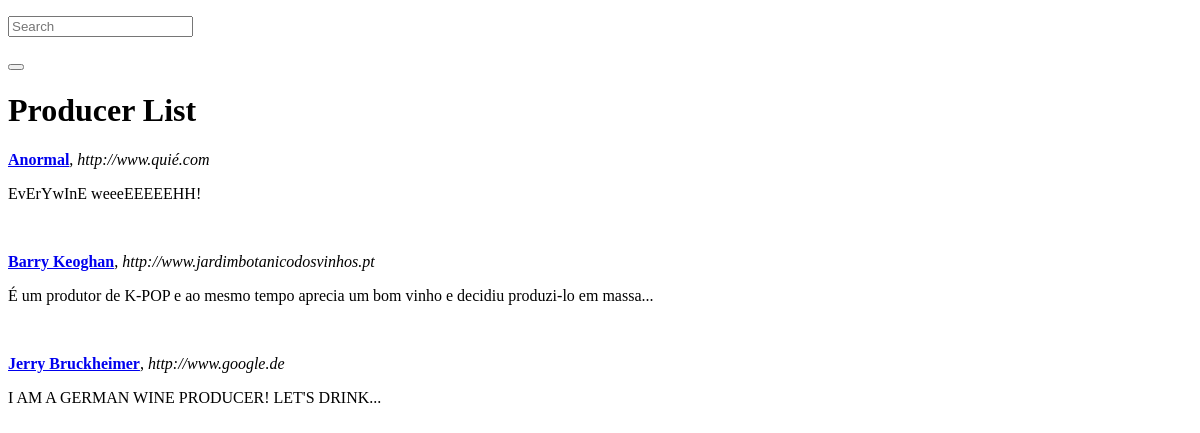
Page /producer/ on the earlier database version.
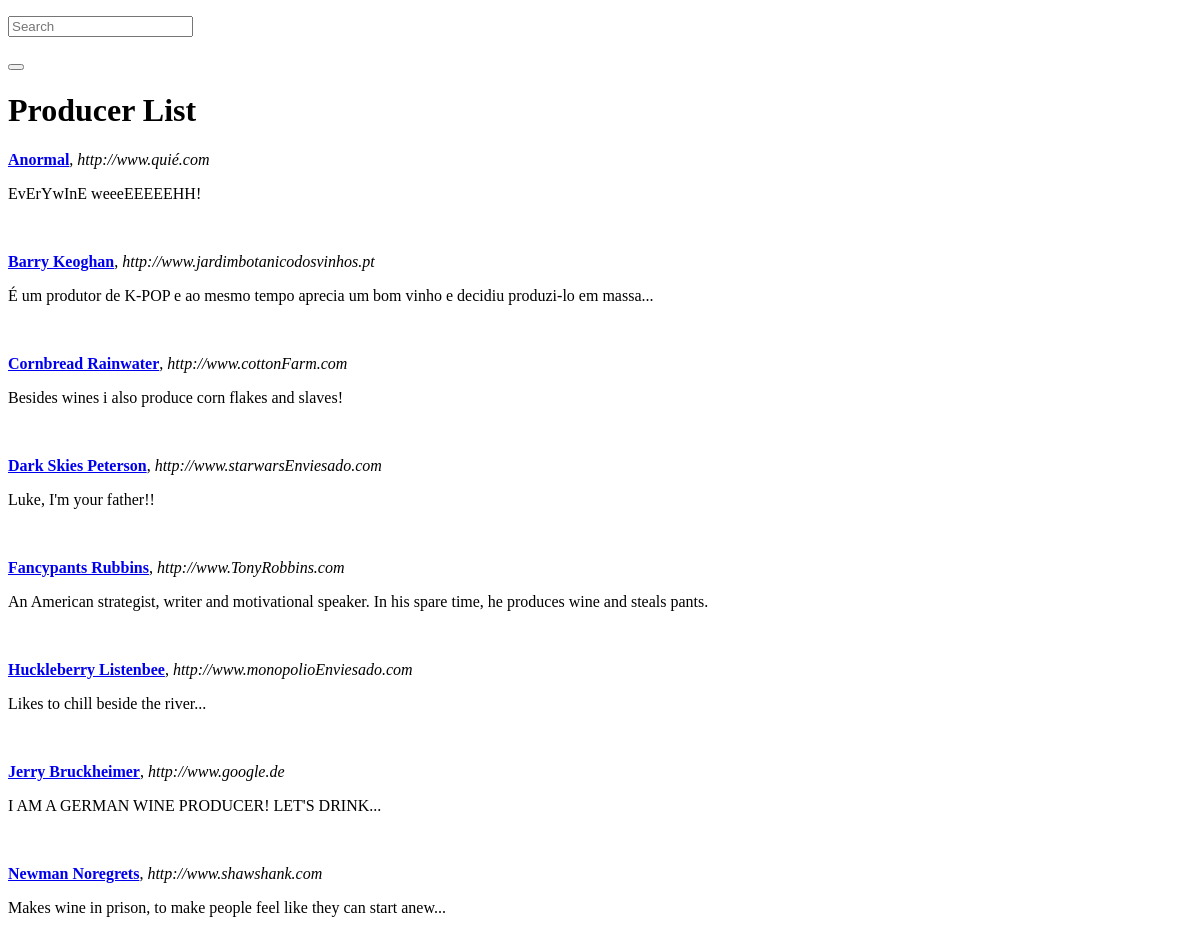
Same page on the later database version.
### producer/models.py (models this page shows, shortened)
class Producer(models.Model):
    name = models.CharField(max_length=100)
    description = models.TextField(blank=True)
    address = models.CharField(max_length=255)
    website = models.URLField(max_length=200,
                              unique=True, blank=True)
    def get_absolute_url(self):
        return "/producer/detail/%i/" % self.id
    class Meta:
        ordering = ("name",)

### producer/views.py (the view)
# urls.py: path('', ProducerList.as_view(), name='producer_list'),
class ProducerList(ListView):
    model = Producer
    template_name = 'producer/list.html'
    context_object_name = 'producers'

### wine/forms.py
class SearchForm(forms.Form):
    query = forms.CharField(max_length=200, label="",
                            widget=forms.TextInput(attrs={'placeholder': 'Search'}))

### wine/context_processor.py (called while the page is built)
def search_form(request):
    return {"search_form": SearchForm()}

### producer/templates/producer/list.html
{% extends "base.html" %}
{% block content %}
<h1>Producer List</h1>
{% for producer in producers %}
    <p><b><a href="{{ producer.get_absolute_url }}" >{{ producer.name }}</a></b>, <i>{{ producer.website }}</i></p>
    <p>{{ producer.description }}</p>
    <br />
{% empty %}
    <p>
        There are no producers in the DB yet.
    </p>
{% endfor %}
{% endblock %}

### templates/base.html (shortened to what this page needs)
{% load static %}
<!DOCTYPE html>
<html lang="en">
<head>
</head>
<body>
<form class="search_box" method="GET" action="{% url 'wine:search' %}" accept-charset="UTF-8">
    {{search_form.as_p}}
    <button type="submit" value="Submit"></button>
</form>
{% block content %}
{% endblock %}
</body>
</html>

Differences in the rows shown:
added Producer: name "Cornbread Rainwater", website "http://www.cottonFarm.com", description "Besides wines i also produce corn flakes and slaves!"
added Producer: name "Dark Skies Peterson", website "http://www.starwarsEnviesado.com", description "Luke, I'm your father!!"
added Producer: name "Fancypants Rubbins", website "http://www.TonyRobbins.com", description "An American strategist, writer and motivational speaker. In his spare time, he produces wine and steals pants."
added Producer: name "Huckleberry Listenbee", website "http://www.monopolioEnviesado.com", description "Likes to chill beside the river..."
added Producer: name "Newman Noregrets", website "http://www.shawshank.com", description "Makes wine in prison, to make people feel like they can start anew..."
